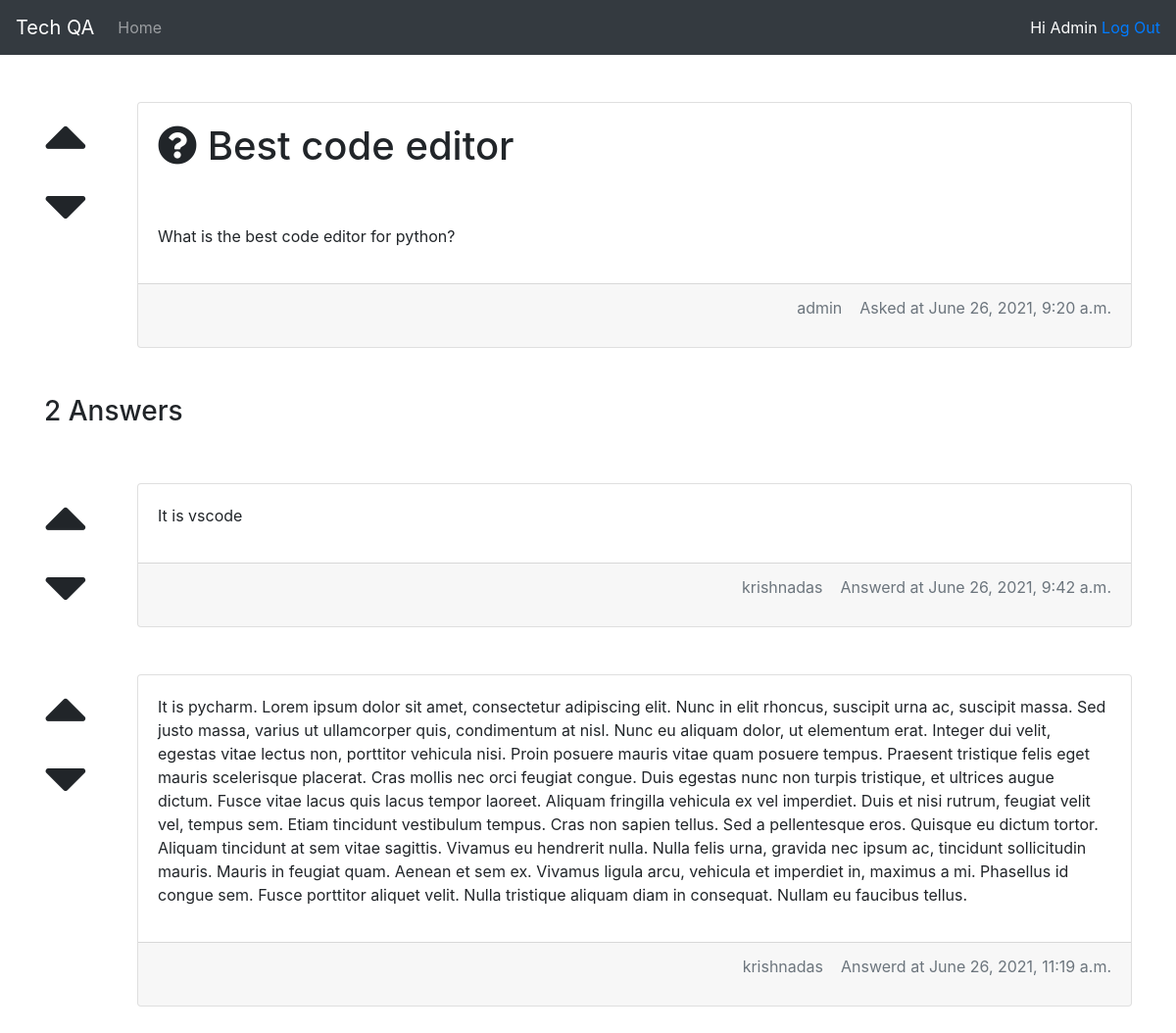
The app's page /2/question (signed in) with its own data.
### techqa/models.py (models this page shows)
class Question(models.Model):
    title = models.CharField(max_length=255)
    content = models.TextField()
    question_author = models.ForeignKey(User, on_delete=models.CASCADE)
    created_at = models.DateTimeField(auto_now_add=True)
    updated_at = models.DateTimeField(auto_now=True)
    def __str__(self):
        return self.title

class Answer(models.Model):
    question_id =models.ForeignKey(Question, on_delete=models.CASCADE)
    answer = models.TextField()
    is_accepted_answer =models.BooleanField(default=False)
    answer_author = models.ForeignKey(User, on_delete=models.CASCADE)
    created_at = models.DateTimeField(auto_now_add=True)
    updated_at = models.DateTimeField(auto_now=True)

### techqa/views.py (the view)
# urls.py: path('<int:question_id>/question', views.show_question, name='show_question'),
def show_question(request, question_id):
    try:
        question = Question.objects.get(pk=question_id)
        answers = Answer.objects.filter(question_id=question_id)
    except Question.DoesNotExist:
        raise Http404("Question does not exist")
    except Answer.DoesNotExist:
        answers = None
    return render(request,'question/show.html', {'question': question, 'answers': answers})

### techqa/templates/question/show.html (shortened to what this page needs)
{% extends "base.html" %}
{% block content %}
<div class="row">
    <div class="col-md-1">
        <i class="fa fa-caret-up up-vote"></i>
        <br>
        <i class="fa fa-caret-down up-vote"></i>
    </div>
    <div class="col-md-11">
        <div class="card">
            <div class="card-body">
                <h1><i class="fa fa-question-circle" aria-hidden="true"></i>
                {{question}}</h1>
                <br><br>
                <p>{{question.content }}</p>
            </div>
            <div class="card-footer text-muted">
                <p class="answer-author">
                    {{question.question_author }}
                    &nbsp;&nbsp;
                    Asked at {{question.created_at }}
                </p>
            </div>
        </div>
    </div>
</div>
<br><br>
<h3>{{answers.count}} Answers</h3>
<br><br>
    {% for a in answers.all %}
        <div class="row">
            <div class="col-md-1">
                <i class="fa fa-caret-up up-vote"></i>
                <br>
                <i class="fa fa-caret-down up-vote"></i>
            </div>
            <div class="col-md-11">
                <div class="card">
                    <div class="card-body">
                        <p>{{a.answer }}</p>
                    </div>
                    <div class="card-footer text-muted">
                        <p class="answer-author">
                            {{a.answer_author }}
                            &nbsp;&nbsp;
                            Answerd at {{a.created_at }}
                        </p>
                    </div>
                </div>
            </div>
        </div>
        <br><br>
    {% endfor %}
{% endblock %}

### techqa/templates/base.html (shortened to what this page needs)
<!doctype html>
<html lang="en">
  <head>
    <link rel="stylesheet" href="https://cdn.jsdelivr.net/npm/bootstrap@4.6.0/dist/css/bootstrap.min.css">
    <link rel="stylesheet" href="https://cdnjs.cloudflare.com/ajax/libs/font-awesome/5.15.3/css/all.min.css" />
  </head>
  <body>
    <nav class="navbar navbar-expand-md bg-dark navbar-dark">
        <a class="navbar-brand" href="#">Tech QA</a>
        <div class="collapse navbar-collapse" id="collapsibleNavbar">
          <ul class="navbar-nav">
            <li class="nav-item">
              <a class="nav-link" href="/">Home</a>
            </li>
          </ul>
        </div>
        {% if user %}
          <span class="welcome-user">Hi {{user | title}}</span>&nbsp;
          <a href="{% url 'logout' %}">Log Out</a>
        {% endif %}
      </nav>
    <div class="container">
      <br><br>
            {% block content %}{% endblock %}
    </div>
  </body>
</html>

### techqa/templates/base.html (style rules this page uses)
.welcome-user { float: right; color: white; }

### techqa/templates/question/show.html (style rules this page uses)
.answer-author { float: right; }
.up-vote { font-size: 70px; }

### records on screen
Question: title "Best code editor", content "What is the best code editor for python?", question_author "admin", created_at "June 26, 2021, 9:20 a.m."
Answer: answer "It is vscode", answer_author "krishnadas", created_at "June 26, 2021, 9:42 a.m."
Answer: answer "It is pycharm. Lorem ipsum dolor sit amet, consectetur adipiscing elit. Nunc in elit rhoncus, suscipit urna ac, suscipit massa. Sed justo massa, varius ut ullamcorper quis, condimentum at nisl. Nunc eu aliquam dolor, ut elementum erat. Integer dui velit, egestas vitae lectus non, porttitor vehicula nisi. Proin posuere mauris vitae quam posuere tempus. Praesent tristique felis eget mauris scelerisque placerat. Cras mollis nec orci feugiat congue. Duis egestas nunc non turpis tristique, et ultrices augue dictum. Fusce vitae lacus quis lacus tempor laoreet. Aliquam fringilla vehicula ex vel imperdiet. Duis et nisi rutrum, feugiat velit vel, tempus sem. Etiam tincidunt vestibulum tempus. Cras…", answer_author "krishnadas", created_at "June 26, 2021, 11:19 a.m."

### other values on screen
{{ user | title }} "Admin"
{{ answers.count }} "2"
